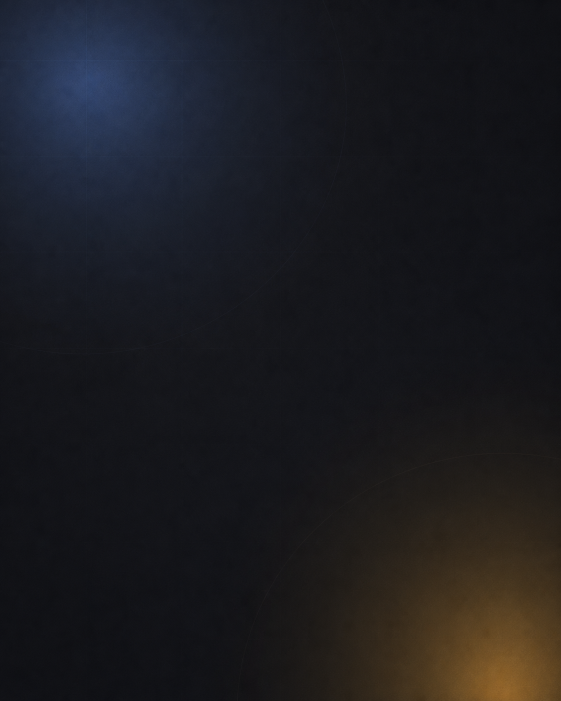
#> input picture marketing/ad/tradehelp-ownership-background-v1.png, 1122 x 1402 px (shown at 1/2 size)
$ python render-meta-instagram-ownership-v3.py
#> lines starting #> are read from the running program, lines starting #| are printed output that depends on the picture
from pathlib import Path
from PIL import Image, ImageDraw, ImageFilter, ImageFont


ROOT = Path(__file__).resolve().parents[2]
AD_DIR = Path(__file__).resolve().parent
BACKGROUND = AD_DIR / "tradehelp-ownership-background-v1.png"
ICON = ROOT / "build" / "icon.png"
OUTPUT = AD_DIR / "tradehelp-meta-instagram-ownership-v4-campaign-ready.png"

W, H = 1080, 1350
SURFACE = "#151B26"
SURFACE_2 = "#1C2433"
LINE = "#2A3344"
TEXT = "#E6EAF2"
DIM = "#8A94A6"
FAINT = "#5A6478"
AMBER = "#F5B642"
AMBER_SOFT = "#3A3018"
INK = "#17120A"


# [13 lines left out: function font, not called in this run]


def cover(image: Image.Image, size: tuple[int, int]) -> Image.Image:
#> called with size = (1080, 1350)
    image = image.convert("RGB")
#> image is the input picture: PIL image 1122x1402 RGB; mean R, G, B 27.6, 27.7, 31.6
    scale = max(size[0] / image.width, size[1] / image.height)
#> scale = 0.963
    resized = image.resize((round(image.width * scale), round(image.height * scale)), Image.Resampling.LANCZOS)
    left = (resized.width - size[0]) // 2
#> left = 0
    top = (resized.height - size[1]) // 2
#> top = 0
    return resized.crop((left, top, left + size[0], top + size[1]))


def text_width(draw: ImageDraw.ImageDraw, value: str, face) -> int:
    return round(draw.textlength(value, font=face))


def draw_brand(canvas: Image.Image, draw: ImageDraw.ImageDraw):
    icon = Image.open(ICON).convert("RGBA").resize((60, 60), Image.Resampling.LANCZOS)
    canvas.alpha_composite(icon, (58, 46))
    brand_font = font("black", 37)
    draw.text((134, 53), "Trade", fill=TEXT, font=brand_font)
    draw.text((134 + text_width(draw, "Trade", brand_font), 53), "Help", fill=AMBER, font=brand_font)

    pill_font = font("mono", 15)
    label = "desktop app"
    pill_w = text_width(draw, label, pill_font) + 32
    x = W - 58 - pill_w
    draw.rounded_rectangle((x, 58, x + pill_w, 98), radius=10, fill=(15, 19, 27, 210), outline=LINE, width=2)
    draw.text((x + 16, 68), label, fill=DIM, font=pill_font)


# [38 lines left out: functions draw_chip, wrap_lines, draw_feature, not called in this run]


def render():
    canvas = cover(Image.open(BACKGROUND), (W, H)).convert("RGBA")
    canvas = Image.alpha_composite(canvas, Image.new("RGBA", (W, H), (3, 5, 8, 38)))

    # Deepen the center so every line remains legible at phone-feed size.
    legibility = Image.new("RGBA", (W, H), (0, 0, 0, 0))
#> legibility: PIL image 1080x1350 RGBA; every value is 0
    legibility_draw = ImageDraw.Draw(legibility)
    legibility_draw.rounded_rectangle((34, 120, W - 34, H - 90), radius=40, fill=(5, 7, 11, 58))
    legibility = legibility.filter(ImageFilter.GaussianBlur(26))
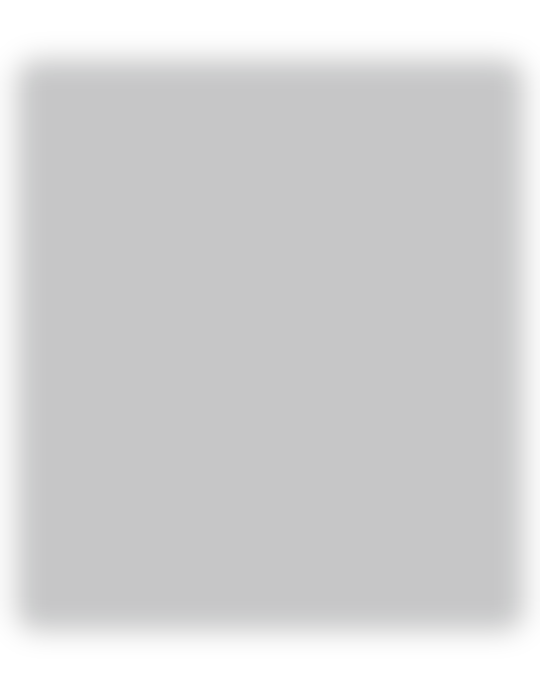
#> legibility: PIL image 1080x1350 RGBA (shown at 1/2 size); mean R, G, B, A 4, 5.5, 8.7, 45.8; transparent parts drawn white
    canvas = Image.alpha_composite(canvas, legibility)
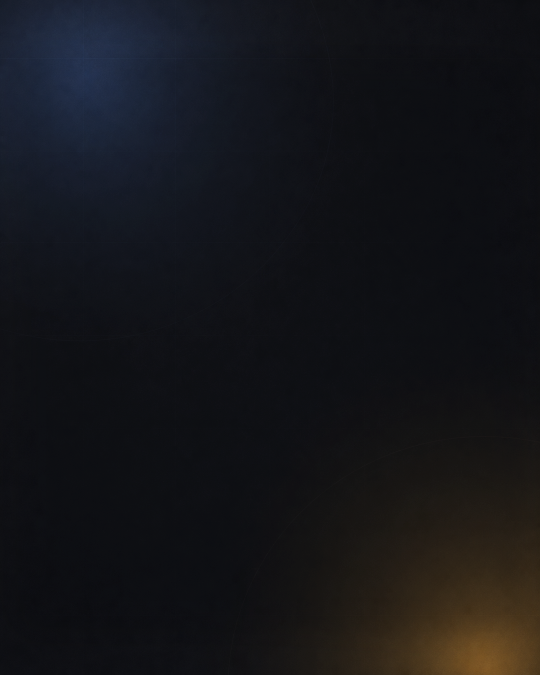
#> canvas: PIL image 1080x1350 RGBA (shown at 1/2 size); mean R, G, B, A 20.6, 21.2, 24.9, 255
    draw = ImageDraw.Draw(canvas)

    draw_brand(canvas, draw)

    eyebrow = "A TRADING JOURNAL YOU OWN"
    draw.text((58, 146), eyebrow, fill=AMBER, font=font("mono", 18))
    draw.text((58, 188), "STOP RENTING YOUR", fill=TEXT, font=font("black", 62))
    draw.text((58, 254), "TRADING JOURNAL.", fill=TEXT, font=font("black", 62))

    draw_chip(draw, 58, 344, 300, "ONE-TIME PURCHASE", primary=True)
    draw_chip(draw, 378, 344, 250, "NO SUBSCRIPTION")
    draw_chip(draw, 648, 344, 190, "NO ACCOUNT")
    draw_chip(draw, 858, 344, 164, "LOCAL-FIRST")

    draw.line((58, 438, 1022, 438), fill=LINE, width=2)
    draw.text((58, 466), "WHAT YOU ACTUALLY OWN", fill=AMBER, font=font("mono", 16))

    draw_feature(draw, 58, 512, "Pre-trade checklist", "Write your own rules before the session starts.")
    draw_feature(draw, 554, 512, "Offline AI coach (optional)", "Can review the notes stored on your own machine.")
    draw_feature(draw, 58, 646, "Emotion tagging", "Record whether each trade felt calm, rushed or tilted.")
    draw_feature(draw, 554, 646, "Behavior patterns", "Review habits by setup, emotion and time of day.")
    draw_feature(draw, 58, 780, "Challenge rule tracking", "Keep prop-firm challenge rules organized as you go.")
    draw_feature(draw, 554, 780, "Private local data", "Your journal stays in a file on your own disk.")

    cta_y = 938
    draw.rounded_rectangle((58, cta_y, 1022, cta_y + 126), radius=22, fill=(21, 27, 38, 234), outline=AMBER, width=2)
    cta_icon = Image.open(ICON).convert("RGBA").resize((48, 48), Image.Resampling.LANCZOS)
    canvas.alpha_composite(cta_icon, (74, cta_y + 21))
    draw = ImageDraw.Draw(canvas)
    draw.text((140, cta_y + 20), "EXPLORE TRADEHELP", fill=TEXT, font=font("black", 29))
    draw.text((140, cta_y + 64), "14-day free trial · one-time purchase · no subscription.", fill=DIM, font=font("regular", 17))
    draw.text((940, cta_y + 39), "→", fill=AMBER, font=font("black", 35))

    draw.text((58, 1104), "trade-help.app", fill=AMBER, font=font("mono", 38))
    platform = "WINDOWS  ·  MACOS  ·  LINUX"
    platform_font = font("bold", 16)
    draw.text((1022 - text_width(draw, platform, platform_font), 1122), platform, fill=DIM, font=platform_font)

    draw.line((58, 1178, 1022, 1178), fill=LINE, width=2)
    disclaimer_font = font("mono", 14)
    disclaimer_lines = [
        "Journaling and self-review software. It does not connect to a broker, place trades,",
        "or give financial advice. Not a promise of any result.",
    ]
    for index, line in enumerate(disclaimer_lines):
        draw.text((58, 1216 + index * 27), line, fill=FAINT, font=disclaimer_font)

    canvas.convert("RGB").save(OUTPUT, quality=95)
    print(OUTPUT)


if __name__ == "__main__":
#> (the run stopped early here; a loop or call above may not have finished)
